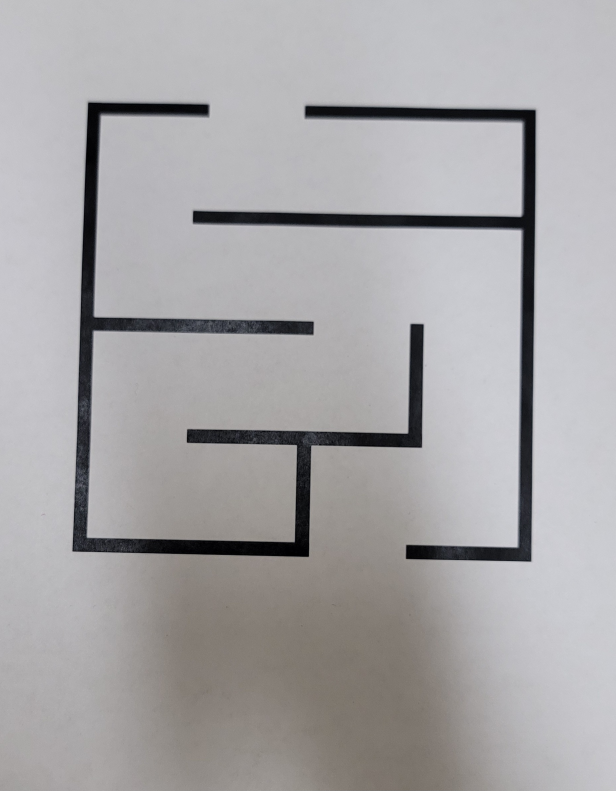
#> input picture maze/testmaze.jpg, 1846 x 2373 px (shown at 1/3 size)
$ python bfs.py testmaze.jpg
#> lines starting #> are read from the running program, lines starting #| are printed output that depends on the picture; after the words box and inside, x2 and y2 are one past the last pixel; in counts of white or black regions, pixels touching at a corner belong together
#!/usr/bin/env python3
"""
Pixel-only maze solver that returns the actual solution path.

Modes
-----
- widest      : Max–min clearance (centerline by maximizing the minimum distance to walls).
- weighted    : Shortest path with distance-to-wall penalty (tunable lambda).
- shortest    : Shortest path subject to a hard minimum clearance.

Outputs (JSON)
--------------
- path_roi_downscaled     : list of [y,x] along the ROI in the downscaled image
- path_downscaled         : list of [y,x] in full downscaled image coordinates
- path_original           : list of [y,x] in the original image coordinates
- waypoints_original      : start + all turn points + end (original coords)
- moves                   : compressed 4-neighbour run-length steps (e.g., ["D133","R7",...])
- solution_image          : overlay PNG with safe region + path

Install
-------
pip install opencv-python-headless numpy
"""

from __future__ import annotations
import argparse, json, os, heapq
from typing import Dict, List, Tuple
from collections import deque

import numpy as np
import cv2


# ---------- JSON helpers ----------
def to_py(o):
    if isinstance(o, dict):   return {k: to_py(v) for k, v in o.items()}
    if isinstance(o, list):   return [to_py(x) for x in o]
    if isinstance(o, tuple):  return [to_py(x) for x in o]
    if isinstance(o, np.ndarray): return o.tolist()
    if isinstance(o, (np.integer,)):  return int(o)
    if isinstance(o, (np.floating,)): return float(o)
    if isinstance(o, (np.bool_,)):    return bool(o)
    return o


# ---------- Image utilities ----------
def resize_keep_aspect(gray: np.ndarray, maxdim: int) -> Tuple[np.ndarray, float]:
    if maxdim <= 0: return gray, 1.0
    h, w = gray.shape[:2]; m = max(h, w)
    if m <= maxdim: return gray, 1.0
    s = float(maxdim) / float(m)
    out = cv2.resize(gray, (int(round(w*s)), int(round(h*s))), interpolation=cv2.INTER_AREA)
    return out, s

def binarize_and_clean(gray: np.ndarray, blur_ksize: int, wall_open: int, wall_close: int) -> Tuple[np.ndarray, np.ndarray]:
    g = gray
    if blur_ksize and blur_ksize >= 3:
        k = blur_ksize if (blur_ksize % 2 == 1) else blur_ksize + 1
        g = cv2.GaussianBlur(g, (k, k), 0)
    _, th = cv2.threshold(g, 0, 255, cv2.THRESH_BINARY + cv2.THRESH_OTSU)
    pos = (th == 255).astype(np.uint8); neg = 1 - pos
    def interior_mass(mask):
        h, w = mask.shape; b = max(2, min(h, w)//100)
        return mask[b:h-b, b:w-b].sum()
    corr = pos if interior_mass(pos) >= interior_mass(neg) else neg
    walls = 1 - corr
    if wall_open and wall_open > 1:
        k = cv2.getStructuringElement(cv2.MORPH_RECT, (wall_open, wall_open))
        walls = cv2.morphologyEx(walls, cv2.MORPH_OPEN, k, iterations=1)
    if wall_close and wall_close > 1:
        k = cv2.getStructuringElement(cv2.MORPH_RECT, (wall_close, wall_close))
        walls = cv2.morphologyEx(walls, cv2.MORPH_CLOSE, k, iterations=1)
    corr = 1 - walls
    return corr, walls

def crop_to_walls(gray: np.ndarray, walls: np.ndarray, pad: int = 3) -> Tuple[np.ndarray, np.ndarray, Tuple[int,int,int,int]]:
    ys, xs = np.where(walls > 0)
    if ys.size == 0:
        h, w = gray.shape[:2]
        return gray, (1 - walls), (0, h, 0, w)
    y0, y1 = max(0, ys.min()-pad), min(gray.shape[0], ys.max()+1+pad)
    x0, x1 = max(0, xs.min()-pad), min(gray.shape[1], xs.max()+1+pad)
    return gray[y0:y1, x0:x1], (1 - walls)[y0:y1, x0:x1], (y0, y1, x0, x1)


# ---------- Openings detection ----------
def detect_openings(roi_walls: np.ndarray, prefer_top_bottom=True) -> Tuple[Tuple[str,int], Tuple[str,int], Dict]:
    H, W = roi_walls.shape
    band  = max(20, min(H, W)//25)
    thick = max(6,  min(H, W)//120)
    def h_gaps(y, x0, x1):
        y0 = max(0, y - thick//2); y1 = min(H-1, y + thick//2)
        has_wall = (roi_walls[y0:y1+1, x0:x1+1].max(axis=0) > 0)
        gaps=[]; in_gap=False; s=0
        for i, w in enumerate(has_wall):
            if not w and not in_gap: in_gap=True; s=i
            elif w and in_gap: gaps.append((s, i-1)); in_gap=False
        if in_gap: gaps.append((s, len(has_wall)-1))
        return [(x0+a, x0+b, b-a+1, x0+(a+b)//2) for (a,b) in gaps]
    def v_gaps(x, y0, y1):
        x0 = max(0, x - thick//2); x1 = min(W-1, x + thick//2)
        has_wall = (roi_walls[y0:y1+1, x0:x1+1].max(axis=1) > 0)
        gaps=[]; in_gap=False; s=0
        for i, w in enumerate(has_wall):
            if not w and not in_gap: in_gap=True; s=i
            elif w and in_gap: gaps.append((s, i-1)); in_gap=False
        if in_gap: gaps.append((s, len(has_wall)-1))
        return [(y0+a, y0+b, b-a+1, y0+(a+b)//2) for (a,b) in gaps]
    top_band = roi_walls[:band, :];   Ty = int(np.argmax(top_band.sum(axis=1)))
    bot_band = roi_walls[H-band:H, :];By = H - band + int(np.argmax(bot_band.sum(axis=1)))
    lef_band = roi_walls[:, :band];   Lx = int(np.argmax(lef_band.sum(axis=0)))
    rig_band = roi_walls[:, W-band:W];Rx = W - band + int(np.argmax(rig_band.sum(axis=0)))
    top_gaps = h_gaps(Ty, 0, W-1)
    bot_gaps = h_gaps(By, 0, W-1)
    lef_gaps = v_gaps(Lx, 0, H-1)
    rig_gaps = v_gaps(Rx, 0, H-1)
    dbg = {"Ty":Ty, "By":By, "Lx":Lx, "Rx":Rx,
           "top_gaps": len(top_gaps), "bot_gaps": len(bot_gaps),
           "lef_gaps": len(lef_gaps), "rig_gaps": len(rig_gaps)}
    def pick_big(gs): return max(gs, key=lambda g: g[2]) if gs else None
    if prefer_top_bottom and top_gaps and bot_gaps:
        t = pick_big(top_gaps); b = pick_big(bot_gaps)
        return ("top", t[3]), ("bottom", b[3]), dbg
    if lef_gaps and rig_gaps:
        l = pick_big(lef_gaps); r = pick_big(rig_gaps)
        return ("left", l[3]), ("right", r[3]), dbg
    allg = []
    for side, gs in [("top", top_gaps), ("bottom", bot_gaps), ("left", lef_gaps), ("right", rig_gaps)]:
        for a,b,l,c in gs: allg.append((side, c, l))
    if len(allg) >= 2:
        allg.sort(key=lambda t: t[2], reverse=True)
        (s1,c1,_), (s2,c2,_) = allg[:2]
        return (s1,c1), (s2,c2), dbg
    raise RuntimeError("No border openings detected.")


# ---------- Unit conversion ----------
# [42 lines left out: functions downscaled_px_from_request, bfs_mask, not called in this run]

def widest_path(dist: np.ndarray, start: Tuple[int,int], goal: Tuple[int,int], include_gate: bool=False) -> Tuple[float, List[Tuple[int,int]]]:
    """Max–min clearance route on 4-neighbour grid."""
    H, W = dist.shape
    d = dist.copy()
    if not include_gate:
        big = float(dist.max() + 1.0)
        d[start] = big; d[goal] = big
    cap = np.full((H, W), -np.inf, dtype=float)
    parent_y = -np.ones((H, W), dtype=np.int32); parent_x = -np.ones((H, W), dtype=np.int32)
    cap[start] = d[start]
    heap = [(-cap[start], start)]
    visited = np.zeros((H, W), dtype=np.uint8)
    dirs = [(-1,0),(1,0),(0,-1),(0,1)]
    while heap:
        negc, (y, x) = heapq.heappop(heap)
        if visited[y, x]: continue
        visited[y, x] = 1
        if (y, x) == goal: break
        for dy, dx in dirs:
            ny, nx = y+dy, x+dx
            if ny < 0 or ny >= H or nx < 0 or nx >= W: continue
            if dist[ny, nx] <= 0: continue
            cand = min(cap[y, x], d[ny, nx])
            if cand > cap[ny, nx]:
                cap[ny, nx] = cand
                parent_y[ny, nx] = y; parent_x[ny, nx] = x
                heapq.heappush(heap, (-cand, (ny, nx)))
    if cap[goal] <= 0 or parent_y[goal] == -1:
        return 0.0, []
    path=[]; gy,gx=goal
    while not (gy==start[0] and gx==start[1]):
        path.append((gy,gx)); py,px=parent_y[gy,gx],parent_x[gy,gx]; gy,gx=int(py),int(px)
    path.append(start); path.reverse()
    return float(cap[goal]), path

# [34 lines left out: function dijkstra_weighted, not called in this run]

def compress_straight_runs(path: List[Tuple[int,int]]) -> List[Tuple[int,int]]:
    """Return only start + turn points + end."""
    if not path: return []
    out = [path[0]]
    def dir_of(a,b):
        (y1,x1),(y2,x2)=a,b
        return (y2-y1, x2-x1)
    cur_dir = None
    for i in range(1, len(path)):
        d = dir_of(path[i-1], path[i])
        if cur_dir is None:
            cur_dir = d
        elif d != cur_dir:
            out.append(path[i-1])
            cur_dir = d
    if out[-1] != path[-1]:
        out.append(path[-1])
    return out

def compress_moves(path: List[Tuple[int,int]]) -> List[str]:
    """Run-length encode U/D/L/R steps."""
    if len(path) < 2: return []
    def step(a,b):
        (y1,x1),(y2,x2)=a,b
        if y2==y1-1 and x2==x1: return "U"
        if y2==y1+1 and x2==x1: return "D"
        if x2==x1-1 and y2==y1: return "L"
        if x2==x1+1 and y2==y1: return "R"
        return "?"
    moves=[step(path[i], path[i+1]) for i in range(len(path)-1)]
    comp=[]; cur=moves[0]; cnt=1
    for m in moves[1:]:
        if m==cur: cnt+=1
        else: comp.append(f"{cur}{cnt}"); cur=m; cnt=1
    comp.append(f"{cur}{cnt}")
    return comp


# ---------- Overlay ----------
def draw_safe_and_path_on_canvas(canvas_bgr, safe_mask_roi, path_pts_roi, roi_box, safe_alpha=0.25):
    y0, y1, x0, x1 = roi_box
    roi = canvas_bgr[y0:y1, x0:x1]
    green = np.zeros_like(roi); green[:,:,1] = 255
    blended = ((1.0 - safe_alpha) * roi + safe_alpha * green).astype(np.uint8)
    mask3 = safe_mask_roi.astype(bool)[:, :, None]
    roi[:] = np.where(mask3, blended, roi)
    for (y,x) in path_pts_roi:
        oy, ox = y0 + y, x0 + x
        canvas_bgr[oy, ox] = (0,0,255)
    return canvas_bgr


# ---------- Main solve ----------
def solve_centerline(image_path: str, args) -> Dict:
    # Load + downscale
    gray0 = cv2.imread(image_path, cv2.IMREAD_GRAYSCALE)
    if gray0 is None:
        return {"status":"error","reason":f"Cannot read {image_path}"}
    gray, scale = resize_keep_aspect(gray0, args.maxdim)
    H0, W0 = gray0.shape[:2]

    # Binarize + crop
    corr, walls = binarize_and_clean(gray, args.blur, args.open, args.close)
    gray_roi, corr_roi, (y0,y1,x0,x1) = crop_to_walls(gray, walls, pad=3)
    walls_roi = 1 - corr_roi
    H, W = gray_roi.shape

    # Openings & seeds
    try:
        (s1,c1), (s2,c2), dbg = detect_openings(walls_roi, prefer_top_bottom=not args.prefer_lr)
    except Exception as e:
        return {"status":"error","reason":f"Opening detection failed: {e}"}
    band = max(20, min(H, W)//25)
    Ty = int(np.argmax(walls_roi[:band, :].sum(axis=1)))
    By = H - band + int(np.argmax(walls_roi[H-band:H, :].sum(axis=1)))
    Lx = int(np.argmax(walls_roi[:, :band].sum(axis=0)))
    Rx = int(np.argmax(walls_roi[:, W-band:W].sum(axis=0))) + (W - band)
    def seed(side, center):
        if side == "top":    return (Ty+1, center)
        if side == "bottom": return (By-1, center)
        if side == "left":   return (center, Lx+1)
        if side == "right":  return (center, Rx-1)
        raise ValueError(side)
    start = seed(s1,c1); goal = seed(s2,c2)

    # EDT (downscaled px)
    corr_dt = corr_roi.copy()
    corr_dt[0,:]=0; corr_dt[-1,:]=0; corr_dt[:,0]=0; corr_dt[:,-1]=0
    dist = cv2.distanceTransform((corr_dt*255).astype(np.uint8), cv2.DIST_L2, 3)

    # Solve by mode
    if args.mode == "shortest":
        roi_width_orig_px = int(round((x1 - x0) / max(scale, 1e-6)))
        T = downscaled_px_from_request(
            scale,
            px_original=None if args.clearance_ref=="downscaled" else args.min_clearance,
            px_downscaled=args.min_clearance if args.clearance_ref=="downscaled" else None,
            mm=args.min_clearance_mm, maze_width_mm=args.maze_width_mm, roi_width_orig_px=roi_width_orig_px
        )
        if T <= 0:
            return {"status":"error","reason":"--min-clearance is required for mode=shortest"}
        safe = (dist >= T).astype(np.uint8); safe[0,:]=0; safe[-1,:]=0; safe[:,0]=0; safe[:,-1]=0
        safe[start] = 1; safe[goal] = 1
        path_roi = bfs_mask(safe, start, goal)
        achieved_min = float(min(dist[y,x] for (y,x) in path_roi)) if path_roi else 0.0
        used_T = T
        mode_stats = {
            "min_clearance_downscaled_px": int(T),
            "min_clearance_equiv_original_px": float(T / max(scale,1e-6)),
            "achieved_min_clearance_downscaled_px": float(achieved_min),
            "achieved_min_clearance_equiv_original_px": float(achieved_min / max(scale,1e-6)),
        }
        if not path_roi:
            base = cv2.cvtColor(gray, cv2.COLOR_GRAY2BGR)
            dbg_img = draw_safe_and_path_on_canvas(base.copy(), safe, [], (y0,y1,x0,x1))
            dbg_img = cv2.resize(dbg_img, (W0, H0), interpolation=cv2.INTER_NEAREST)
            out_dbg = os.path.splitext(image_path)[0] + "_safe_region_infeasible.png"
            cv2.imwrite(out_dbg, dbg_img)
            return {"status":"error","reason":"Requested minimum clearance is infeasible.","debug_overlay":os.path.basename(out_dbg), **mode_stats}
    elif args.mode == "widest":
        include_gate = bool(args.include_gate)
        achieved_min, path_roi = widest_path(dist, start, goal, include_gate=include_gate)
        if not path_roi:
            return {"status":"error","reason":"No path through corridor (check binarization)."}
        used_T = int(np.floor(achieved_min))
        safe = (dist >= max(1, used_T)).astype(np.uint8); safe[0,:]=0; safe[-1,:]=0; safe[:,0]=0; safe[:,-1]=0
        mode_stats = {
            "achieved_min_clearance_downscaled_px": float(achieved_min),
            "achieved_min_clearance_equiv_original_px": float(achieved_min / max(scale,1e-6)),
        }
    elif args.mode == "weighted":
        path_roi, achieved_min, achieved_avg = dijkstra_weighted(dist, start, goal, lam=float(args.lam), eps=float(args.eps))
        if not path_roi:
            return {"status":"error","reason":"No path through corridor (check binarization)."}
        used_T = int(np.floor(achieved_min))
        safe = (dist >= max(1, used_T)).astype(np.uint8); safe[0,:]=0; safe[-1,:]=0; safe[:,0]=0; safe[:,-1]=0
        mode_stats = {
            "achieved_min_clearance_downscaled_px": float(achieved_min),
            "achieved_avg_clearance_downscaled_px": float(achieved_avg),
            "achieved_min_clearance_equiv_original_px": float(achieved_min / max(scale,1e-6)),
            "achieved_avg_clearance_equiv_original_px": float(achieved_avg / max(scale,1e-6)),
            "weighted_lambda": float(args.lam),
            "weighted_eps": float(args.eps),
        }
    else:
        return {"status":"error","reason":"Unknown mode"}

    # Build coordinate frames for the returned path
    # ROI (downscaled) -> full downscaled
    path_downscaled = [(y0 + y, x0 + x) for (y, x) in path_roi]
    # Downscaled -> original
    invs = 1.0 / max(scale, 1e-6)
    path_original = [(int(round((y0 + y) * invs)), int(round((x0 + x) * invs))) for (y, x) in path_roi]

    # Waypoints = start + turns + end (original coords)
    turns_roi = compress_straight_runs(path_roi)
    waypoints_original = [(int(round((y0 + y) * invs)), int(round((x0 + x) * invs))) for (y, x) in turns_roi]

    # Moves = run-length encoding in ROI coords
    moves = compress_moves(path_roi)

    # Draw overlay at original size (safe region at threshold used_T)
    base = cv2.cvtColor(gray, cv2.COLOR_GRAY2BGR)
    out_small = draw_safe_and_path_on_canvas(base.copy(), safe, path_roi, (y0,y1,x0,x1))
    overlay = cv2.resize(out_small, (W0, H0), interpolation=cv2.INTER_NEAREST)
    out_png = os.path.splitext(image_path)[0] + "_centerline.png"
    cv2.imwrite(out_png, overlay)

    # Entrance/exit positions along their borders in original pixels
    if (s1 in ("top","bottom")):
        entrance_pos_px = int(round((x0 + c1) * invs))
    else:
        entrance_pos_px = int(round((y0 + c1) * invs))
    if (s2 in ("top","bottom")):
        exit_pos_px = int(round((x0 + c2) * invs))
    else:
        exit_pos_px = int(round((y0 + c2) * invs))

    result = {
        "status":"ok",
        "mode": args.mode,
        "entrance": {"side": s1, "pos_px": entrance_pos_px},
        "exit":     {"side": s2, "pos_px": exit_pos_px},
        "solution_image": os.path.basename(out_png),
        "scale": float(scale),
        "threshold_used_downscaled_px": int(used_T),
        "threshold_equiv_original_px": float(used_T / max(scale,1e-6)),
        "path_length_px": len(path_roi),

        # --- HERE ARE THE REQUESTED PATHS ---
        "path_roi_downscaled": [[int(y), int(x)] for (y,x) in path_roi],
        "path_downscaled": [[int(y), int(x)] for (y,x) in path_downscaled],
        "path_original": [[int(y), int(x)] for (y,x) in path_original],
        "waypoints_original": [[int(y), int(x)] for (y,x) in waypoints_original],
        "moves": moves
    }
    result.update(mode_stats)

    # Optional exports
    if args.save_csv:
        with open(args.save_csv, "w") as f:
            f.write("y_original,x_original\n")
            for (y,x) in path_original:
                f.write(f"{y},{x}\n")
        result["saved_csv"] = os.path.abspath(args.save_csv)
    if args.save_json:
        with open(args.save_json, "w") as f:
            json.dump(to_py(result), f, indent=2)
        result["saved_json"] = os.path.abspath(args.save_json)

    return result


# ---------- CLI ----------
def main():
    ap = argparse.ArgumentParser()
    ap.add_argument("image", help="Path to maze image")

    ap.add_argument("--mode", choices=["widest","weighted","shortest"], default="widest",
                    help="centerline strategy")

    # For mode=shortest (hard min clearance)
    ap.add_argument("--min-clearance", type=int, default=None, help="minimum clearance (original px; auto-scaled)")
    ap.add_argument("--clearance-ref", choices=["original","downscaled"], default="original",
                    help="interpret --min-clearance as original or downscaled px")
    ap.add_argument("--min-clearance-mm", type=float, default=None, help="minimum clearance (mm)")
    ap.add_argument("--maze-width-mm", type=float, default=None, help="maze drawing width (mm) for mm conversion")

    # For mode=weighted
    ap.add_argument("--lam", type=float, default=6.0, help="center preference strength (larger -> more centered)")
    ap.add_argument("--eps", type=float, default=1.0, help="stability term in cost 1 + lam/(eps+dist)")

    # Speed/robustness
    ap.add_argument("--maxdim", type=int, default=1200, help="downscale long side (0=no downscale)")
    ap.add_argument("--blur", type=int, default=5, help="Gaussian blur kernel (odd >=3). 0=disable")
    ap.add_argument("--open", type=int, default=3, help="walls OPEN kernel, 0=disable")
    ap.add_argument("--close", type=int, default=9, help="walls CLOSE kernel, 0=disable")

    # Behavior
    ap.add_argument("--prefer-lr", action="store_true", help="prefer left-right openings if top-bottom absent")
    ap.add_argument("--include-gate", action="store_true", help="widest: include gate slit in clearance score")

    # Exports
    ap.add_argument("--save-csv", type=str, default=None, help="write original-pixel path to CSV here")
    ap.add_argument("--save-json", type=str, default=None, help="write full JSON (including paths) here")

    args = ap.parse_args()

    # Validation for shortest mode
    if args.mode == "shortest" and (args.min_clearance is None and args.min_clearance_mm is None):
        print(json.dumps({"status":"error","reason":"--min-clearance (or --min-clearance-mm) is required for mode=shortest"}))
        return
    if args.min_clearance_mm is not None and args.maze_width_mm is None:
        print(json.dumps({"status":"error","reason":"--maze-width-mm is required with --min-clearance-mm"}))
        return

    res = solve_centerline(args.image, args)
#> in solve_centerline, `gray, scale = resize_keep_aspect(gray0, args.maxdim)`: scale = 0.506
#> in binarize_and_clean, `_, th = cv2.threshold(g, 0, 255, cv2.THRESH_BINARY + cv2.THRESH_OTSU)`:
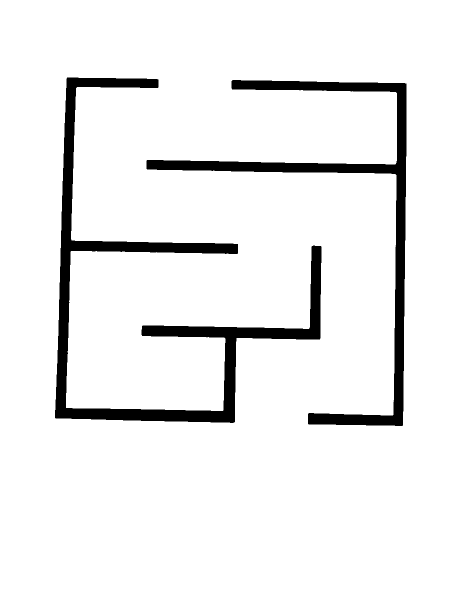
#> th: shape (1200, 934) (shown at 1/2 size); 93.1% white; 2 black regions, box (x1, y1, x2, y2) and area: (110, 155, 643, 846) 45402, (293, 160, 813, 852) 32010
#> in binarize_and_clean, `neg = 1 - pos`:
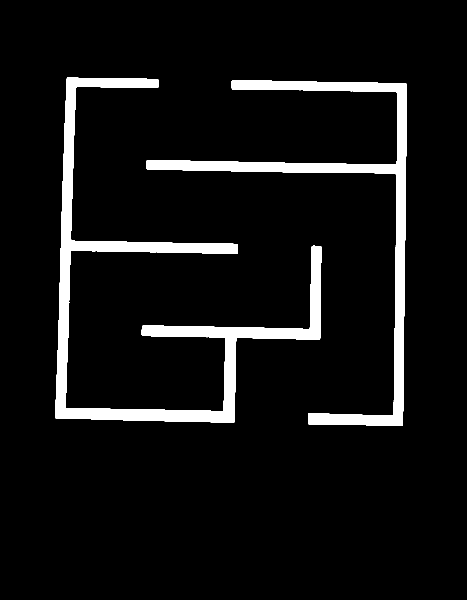
#> neg: shape (1200, 934) (shown at 1/2 size); values 0 (black) and 1 (white), 6.9% white; 2 white regions, box (x1, y1, x2, y2) and area: (110, 155, 643, 846) 45402, (293, 160, 813, 852) 32010
#> in crop_to_walls, `y0, y1 = max(0, ys.min()-pad), min(gray.shape[0], ys.max()+1+pad)`: y0 = 152; y1 = 855
#> in crop_to_walls, `x0, x1 = max(0, xs.min()-pad), min(gray.shape[1], xs.max()+1+pad)`: x0 = 107; x1 = 816
#> in solve_centerline, `gray_roi, corr_roi, (y0,y1,x0,x1) = crop_to_walls(gray, walls, pad=3)`:
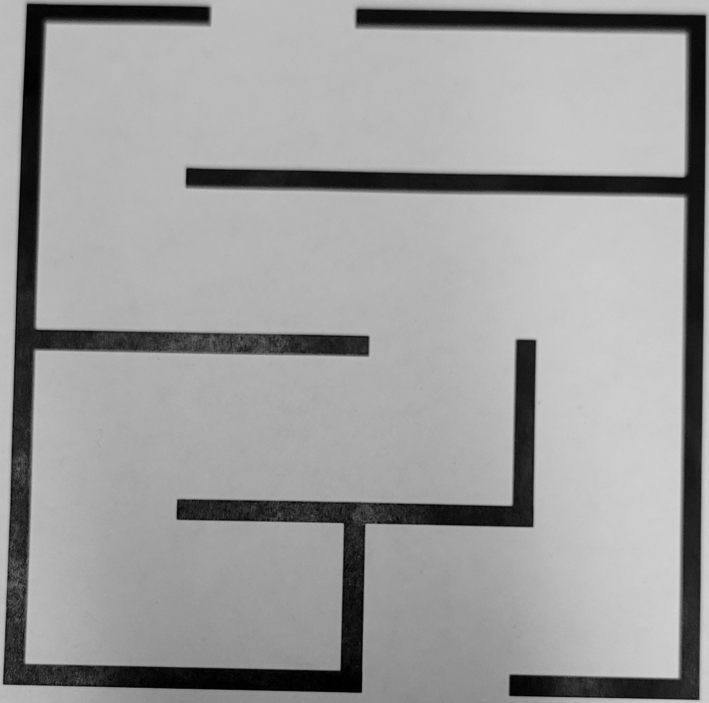
#> gray_roi: shape (703, 709); min 0, max 211, mean 156.6
#> in solve_centerline, `gray_roi, corr_roi, (y0,y1,x0,x1) = crop_to_walls(gray, walls, pad=3)`:
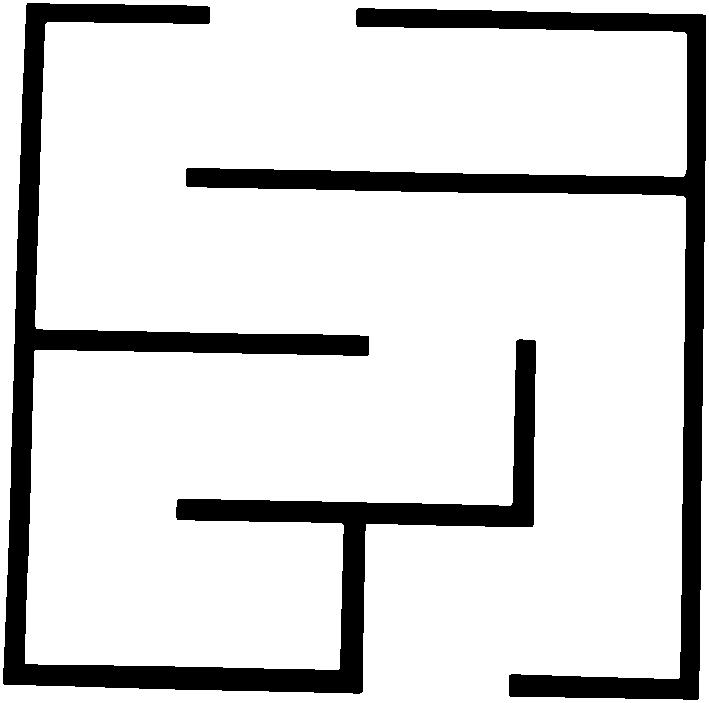
#> corr_roi: shape (703, 709); values 0 (black) and 1 (white), 84.5% white; 2 black regions, box (x1, y1, x2, y2) and area: (3, 3, 536, 694) 45415, (186, 8, 706, 700) 32006
#> in solve_centerline, `gray_roi, corr_roi, (y0,y1,x0,x1) = crop_to_walls(gray, walls, pad=3)`: y0 = 152; y1 = 855; x0 = 107; x1 = 816
#> in detect_openings, `top_band = roi_walls[:band, :]`:
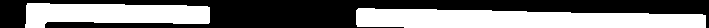
#> top_band: shape (28, 709); values 0 (black) and 1 (white), 46.6% white; 2 white regions, box (x1, y1, x2, y2) and area: (356, 8, 706, 28) 5759, (25, 3, 210, 28) 3497
#> in detect_openings, `Ty = int(np.argmax(top_band.sum(axis=1)))`: Ty = 15
#> in detect_openings, `bot_band = roi_walls[H - band:H, :]`:
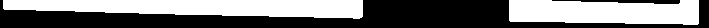
#> bot_band: shape (28, 709); values 0 (black) and 1 (white), 46.7% white; 2 white regions, box (x1, y1, x2, y2) and area: (3, 0, 363, 19) 5174, (509, 0, 699, 25) 4088
#> in detect_openings, `By = H - band + int(np.argmax(bot_band.sum(axis=1)))`: By = 679
#> (the rest of the program and of its run is left out)
